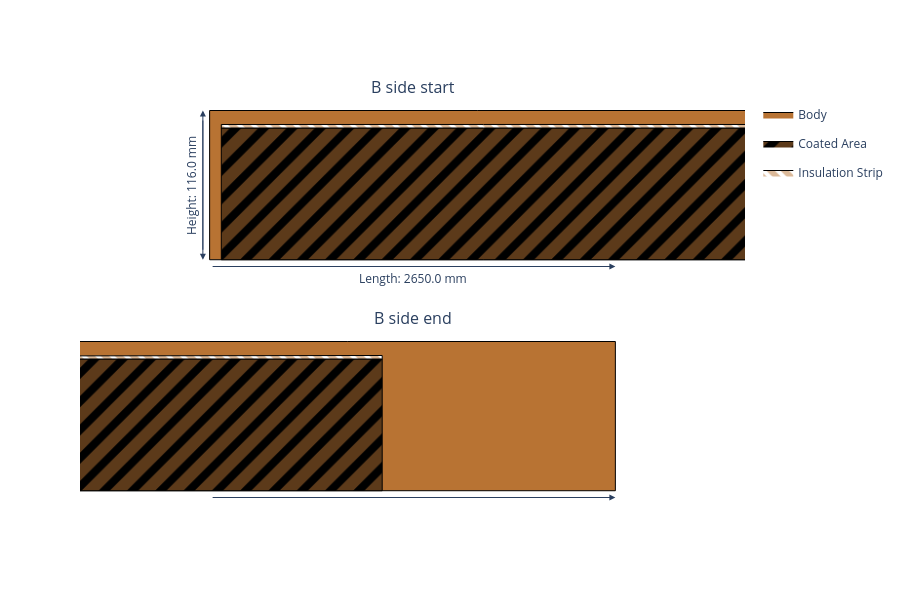

Notebook cell for this chart:
### Code cell
anode_current_collector.get_b_side_view(width=900, height=600)

### Figure 1 — Plotly figure (JSON) as saved in the notebook; plotly's stock layout.template omitted (floating-point values rounded to 4 significant figures)
{"data": [{"fill": "toself", "fillcolor": "#B87333", "legendgroup": "Body", "line": {"color": "black", "width": 1}, "mode": "lines", "name": "Body", "type": "scatter", "x": [-1.325, -1.325, -1.325, 1.325, 1.325, 1.325, 1.325, 1.325, 1.325, -1.325], "xaxis": "x", "y": [-0.058, 0.058, 0.07, 0.07, 0.058, 0.07, 0.07, 0.058, -0.058, -0.058], "yaxis": "y"}, {"fill": "toself", "fillcolor": "#B87333", "legendgroup": "Body", "line": {"color": "black", "width": 1}, "mode": "lines", "name": "Body", "showlegend": false, "type": "scatter", "x": [-1.325, -1.325, -1.325, 1.325, 1.325, 1.325, 1.325, 1.325, 1.325, -1.325], "xaxis": "x2", "y": [-0.058, 0.058, 0.07, 0.07, 0.058, 0.07, 0.07, 0.058, -0.058, -0.058], "yaxis": "y2"}, {"fill": "toself", "fillcolor": "black", "fillpattern": {"fgcolor": "#B87333", "shape": "/", "size": 20, "solidity": 0.6}, "legendgroup": "Coated Area", "line": {"color": "black", "width": 1}, "mode": "lines", "name": "Coated Area", "type": "scatter", "x": [-1.315, -1.315, -1.315, 1.125, 1.125, 1.125, -1.315], "xaxis": "x", "y": [-0.058, 0.055, 0.055, 0.055, 0.055, -0.058, -0.058], "yaxis": "y"}, {"fill": "toself", "fillcolor": "black", "fillpattern": {"fgcolor": "#B87333", "shape": "/", "size": 20, "solidity": 0.6}, "legendgroup": "Coated Area", "line": {"color": "black", "width": 1}, "mode": "lines", "name": "Coated Area", "showlegend": false, "type": "scatter", "x": [-1.315, -1.315, -1.315, 1.125, 1.125, 1.125, -1.315], "xaxis": "x2", "y": [-0.058, 0.055, 0.055, 0.055, 0.055, -0.058, -0.058], "yaxis": "y2"}, {"fill": "toself", "fillcolor": "white", "fillpattern": {"fgcolor": "#B87333", "shape": "\\", "size": 10, "solidity": 0.6}, "legendgroup": "Insulation Strip", "line": {"color": "black", "width": 1}, "mode": "lines", "name": "Insulation Strip", "type": "scatter", "x": [-1.315, -1.315, 1.125, 1.125, -1.315], "xaxis": "x", "y": [0.055, 0.058, 0.058, 0.055, 0.055], "yaxis": "y"}, {"fill": "toself", "fillcolor": "white", "fillpattern": {"fgcolor": "#B87333", "shape": "\\", "size": 10, "solidity": 0.6}, "legendgroup": "Insulation Strip", "line": {"color": "black", "width": 1}, "mode": "lines", "name": "Insulation Strip", "showlegend": false, "type": "scatter", "x": [-1.315, -1.315, 1.125, 1.125, -1.315], "xaxis": "x2", "y": [0.055, 0.058, 0.058, 0.055, 0.055], "yaxis": "y2"}], "layout": {"annotations": [{"font": {"size": 16}, "showarrow": false, "text": "B side start", "x": 0.5, "xanchor": "center", "xref": "paper", "y": 1, "yanchor": "bottom", "yref": "paper"}, {"font": {"size": 16}, "showarrow": false, "text": "B side end", "x": 0.5, "xanchor": "center", "xref": "paper", "y": 0.45, "yanchor": "bottom", "yref": "paper"}, {"arrowhead": 2, "arrowsize": 1.2, "ax": -1.325, "axref": "x", "ay": -0.0638, "ayref": "y", "showarrow": true, "x": -0.977, "xref": "x", "y": -0.0638, "yref": "y"}, {"arrowhead": 2, "arrowsize": 1.2, "ax": -1.325, "axref": "x2", "ay": -0.0638, "ayref": "y2", "showarrow": true, "x": -0.977, "xref": "x2", "y": -0.0638, "yref": "y2"}, {"showarrow": false, "text": "Length: 2650.0 mm", "x": -1.151, "xref": "x", "y": -0.0638, "yref": "y", "yshift": -12}, {"showarrow": false, "text": "Length: 2650.0 mm", "x": -1.151, "xref": "x2", "y": -0.0638, "yref": "y2", "yshift": -12}, {"arrowhead": 2, "arrowsize": 1.2, "ax": 0.977, "axref": "x", "ay": -0.0638, "ayref": "y", "showarrow": true, "x": 1.325, "xref": "x", "y": -0.0638, "yref": "y"}, {"arrowhead": 2, "arrowsize": 1.2, "ax": 0.977, "axref": "x2", "ay": -0.0638, "ayref": "y2", "showarrow": true, "x": 1.325, "xref": "x2", "y": -0.0638, "yref": "y2"}, {"showarrow": false, "text": " ", "x": 1.151, "xref": "x", "y": -0.0638, "yref": "y", "yshift": -12}, {"showarrow": false, "text": " ", "x": 1.151, "xref": "x2", "y": -0.0638, "yref": "y2", "yshift": -12}, {"arrowhead": 2, "arrowsize": 1.2, "ax": -1.331, "axref": "x", "ay": -0.058, "ayref": "y", "showarrow": true, "x": -1.331, "xref": "x", "y": 0.07, "yref": "y"}, {"arrowhead": 2, "arrowsize": 1.2, "ax": -1.331, "axref": "x2", "ay": -0.058, "ayref": "y2", "showarrow": true, "x": -1.331, "xref": "x2", "y": 0.07, "yref": "y2"}, {"arrowhead": 2, "arrowsize": 1.2, "ax": -1.331, "axref": "x", "ay": 0.07, "ayref": "y", "showarrow": true, "x": -1.331, "xref": "x", "y": -0.058, "yref": "y"}, {"arrowhead": 2, "arrowsize": 1.2, "ax": -1.331, "axref": "x2", "ay": 0.07, "ayref": "y2", "showarrow": true, "x": -1.331, "xref": "x2", "y": -0.058, "yref": "y2"}, {"showarrow": false, "text": "Height: 116.0 mm", "textangle": -90, "x": -1.331, "xref": "x", "xshift": -12, "y": 0.006, "yref": "y"}, {"showarrow": false, "text": "Height: 116.0 mm", "textangle": -90, "x": -1.331, "xref": "x2", "xshift": -12, "y": 0.006, "yref": "y2"}], "height": 600, "paper_bgcolor": "white", "plot_bgcolor": "white", "width": 900, "xaxis": {"anchor": "y", "domain": [0, 1], "range": [-1.325, -0.977], "scaleanchor": "y", "showgrid": false, "showticklabels": false, "title": {"text": ""}, "zeroline": false}, "xaxis2": {"anchor": "y2", "domain": [0, 1], "range": [0.977, 1.325], "scaleanchor": "y2", "showgrid": false, "showticklabels": false, "title": {"text": ""}, "zeroline": false}, "yaxis": {"anchor": "x", "domain": [0.55, 1], "showgrid": false, "showticklabels": false, "title": {"text": ""}, "zeroline": false}, "yaxis2": {"anchor": "x2", "domain": [0, 0.45], "showgrid": false, "showticklabels": false, "title": {"text": ""}, "zeroline": false}}}
